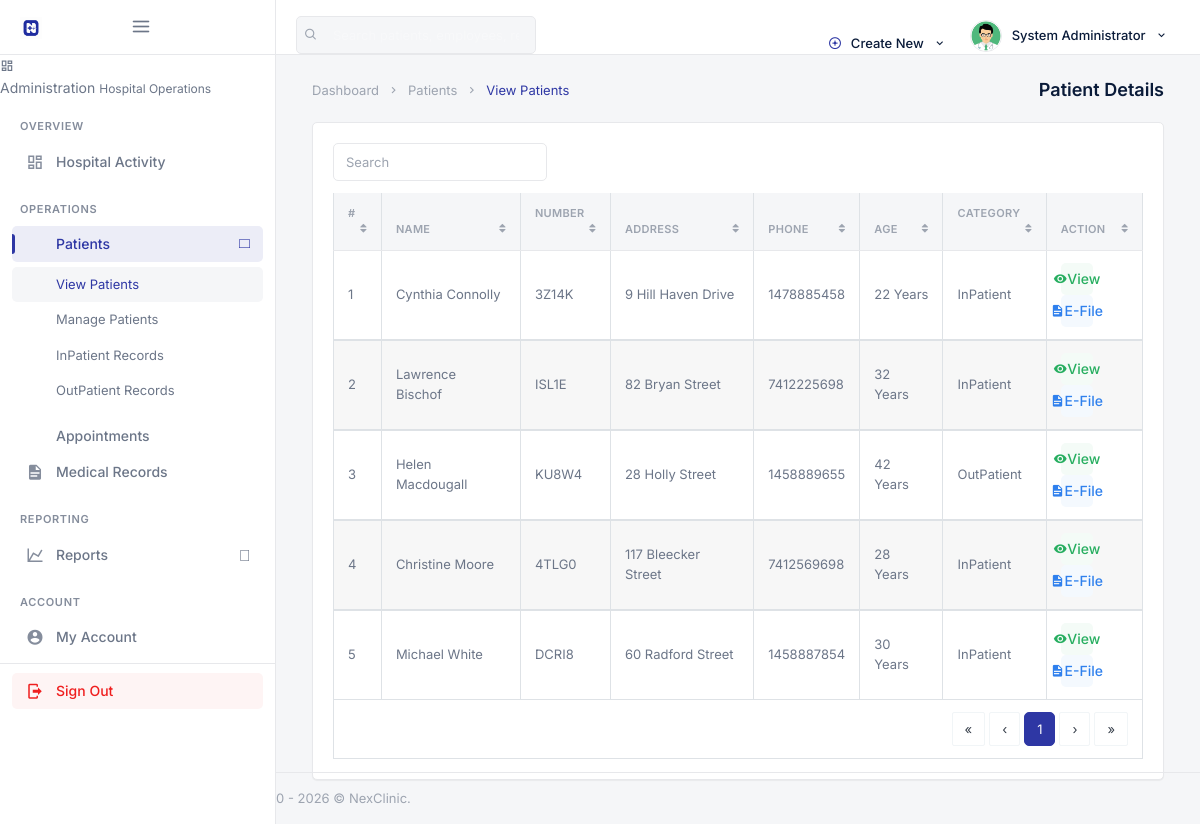
The page /backend/admin/clinical/his_admin_view_patients.php (signed in) on the database its author committed.
### tables this page shows
CREATE TABLE `his_admin` (
  `ad_id` int(20) NOT NULL,
  `ad_fname` varchar(200) DEFAULT NULL,
  `ad_lname` varchar(200) DEFAULT NULL,
  `ad_email` varchar(200) DEFAULT NULL,
  `ad_pwd` varchar(200) DEFAULT NULL,
  `ad_dpic` varchar(200) DEFAULT NULL
);

CREATE TABLE `his_patients` (
  `pat_id` int(20) NOT NULL,
  `registered_by` int(20) DEFAULT NULL,
  `pat_fname` varchar(200) DEFAULT NULL,
  `pat_lname` varchar(200) DEFAULT NULL,
  `pat_sex` varchar(20) DEFAULT NULL,
  `pat_marital_status` varchar(40) DEFAULT NULL,
  `pat_religion` varchar(80) DEFAULT NULL,
  `pat_reg_hour` time DEFAULT NULL,
  `pat_dob` varchar(200) DEFAULT NULL,
  `pat_age` varchar(200) DEFAULT NULL,
  `pat_number` varchar(200) DEFAULT NULL,
  `efile_uuid` char(36) DEFAULT NULL,
  `pat_addr` varchar(200) DEFAULT NULL,
  `pat_village` varchar(200) DEFAULT NULL,
  `pat_division` varchar(200) DEFAULT NULL,
  `pat_subdivision` varchar(200) DEFAULT NULL,
  `pat_blood_group` varchar(10) DEFAULT NULL,
  `pat_phone` varchar(200) DEFAULT NULL,
  `pat_email` varchar(200) DEFAULT NULL,
  `pat_emergency_name` varchar(200) DEFAULT NULL,
  `pat_emergency_phone` varchar(40) DEFAULT NULL,
  `pat_type` varchar(200) DEFAULT NULL,
  `pat_date_joined` timestamp(6) NOT NULL DEFAULT CURRENT_TIMESTAMP(6) ON UPDATE CURRENT_TIMESTAMP(6),
  `pat_ailment` varchar(200) DEFAULT NULL,
  `pat_discharge_status` varchar(200) DEFAULT NULL
);

### backend/assets/inc/nex_paths.php (called while the page is built, shortened)
<?php
function nex_admin_base() {
    return isset($GLOBALS['nex_admin_base']) ? (string) $GLOBALS['nex_admin_base'] : '';
}
function nex_admin_url($path) {
    $path = ltrim((string) $path, '/');
    return nex_admin_base() . $path;
}

### backend/security.php (called while the page is built, shortened)
<?php
function escape_output($string) {
    return htmlspecialchars((string) $string, ENT_QUOTES, 'UTF-8');
}

### backend/admin/clinical/his_admin_view_patients.php (the view, shortened to what this page needs)
<?php
require __DIR__ . '/../_init.php';
?>
<!DOCTYPE html>
<html lang="en">
<?php include __DIR__ . '/../assets/inc/head.php';?>
    <body>
        <div id="wrapper">
                <?php include __DIR__ . '/../assets/inc/nav.php';?>
                <?php include __DIR__ . '/../assets/inc/sidebar.php';?>
            <div class="content-page">
                <div class="content">
                    <div class="container-fluid">
                        <div class="row">
                            <div class="col-12">
                                <div class="page-title-box">
                                    <div class="page-title-right">
                                        <ol class="breadcrumb m-0">
                                            <li class="breadcrumb-item"><a href="javascript: void(0);">Dashboard</a></li>
                                            <li class="breadcrumb-item"><a href="javascript: void(0);">Patients</a></li>
                                            <li class="breadcrumb-item active">View Patients</li>
                                        </ol>
                                    </div>
                                    <h4 class="page-title">Patient Details</h4>
                                </div>
                            </div>
                        </div>
                        <div class="row">
                            <div class="col-12">
                                <div class="card-box">
                                    <div class="mb-2">
                                        <div class="row">
                                            <div class="col-12 text-sm-center form-inline" >
                                                <div class="form-group">
                                                    <input id="demo-foo-search" type="text" placeholder="Search" class="form-control form-control-sm" autocomplete="on">
                                                </div>
                                            </div>
                                        </div>
                                    </div>
                                    <div class="table-responsive">
                                        <table id="demo-foo-filtering" class="table table-bordered toggle-circle mb-0" data-page-size="7">
                                            <thead>
                                            <tr>
                                                <th>#</th>
                                                <th data-toggle="true">Name</th>
                                                <th data-hide="phone">Number</th>
                                                <th data-hide="phone">Address</th>
                                                <th data-hide="phone">Phone</th>
                                                <th data-hide="phone">Age</th>
                                                <th data-hide="phone">Category</th>
                                                <th data-hide="phone">Action</th>
                                            </tr>
                                            </thead>
                                            <?php
                                                $ret="SELECT * FROM  his_patients ORDER BY RAND() ";
                                                $stmt= $mysqli->prepare($ret) ;
                                                $stmt->execute() ;
                                                $res=$stmt->get_result();
                                                $cnt=1;
                                                while($row=$res->fetch_object())
                                                {
                                            ?>
                                                <tbody>
                                                <tr>
                                                    <td><?php echo escape_output($cnt); ?></td>
                                                    <td><?php echo escape_output($row->pat_fname); ?> <?php echo escape_output($row->pat_lname); ?></td>
                                                    <td><?php echo escape_output($row->pat_number); ?></td>
                                                    <td><?php echo escape_output($row->pat_addr); ?></td>
                                                    <td><?php echo escape_output($row->pat_phone); ?></td>
                                                    <td><?php echo escape_output($row->pat_age); ?> Years</td>
                                                    <td><?php echo escape_output($row->pat_type); ?></td>
                                                    <td>
                                                        <a href="his_admin_view_single_patient.php?pat_id=<?php echo escape_output($row->pat_id); ?>&&pat_number=<?php echo escape_output($row->pat_number); ?>" class="badge badge-success"><i class="mdi mdi-eye"></i> View</a>
                                                        <a href="his_admin_efile_single_patient.php?pat_id=<?php echo escape_output($row->pat_id); ?>" class="badge badge-info"><i class="mdi mdi-file-document"></i> E-File</a>
                                                    </td>
                                                </tr>
                                                </tbody>
                                            <?php  $cnt = $cnt +1 ; }?>
                                            <tfoot>
                                            <tr class="active">
                                                <td colspan="8">
                                                    <div class="text-right">
                                                        <ul class="pagination pagination-rounded justify-content-end footable-pagination m-t-10 mb-0"></ul>
                                                    </div>
                                                </td>
                                            </tr>
                                            </tfoot>
                                        </table>
                                    </div>
                                </div>
                            </div>
                        </div>
                    </div>
                </div>
                 <?php include __DIR__ . '/../assets/inc/footer.php';?>
            </div>
        </div>
    </body>
</html>

### backend/admin/assets/inc/nav.php (shortened to what this page needs)
<?php
    $aid=$_SESSION['ad_id'];
    $ret="select * from his_admin where ad_id=?";
    $stmt= $mysqli->prepare($ret);
    $stmt->bind_param('i',$aid);
    $stmt->execute();
    $res=$stmt->get_result();
    while($row=$res->fetch_object())
    {
?>
    <div class="navbar-custom">
        <ul class="list-unstyled topnav-menu topnav-menu-left m-0">
            <li class="d-none d-lg-block">
                <form class="app-search" autocomplete="off">
                    <div class="app-search-box">
                        <button class="btn" type="button"><i class="fe-search"></i></button>
                        <input type="text" class="form-control" placeholder="Search patients, employees, records…">
                    </div>
                </form>
            </li>
        </ul>
        <div class="logo-box bg-black">
            <a href="<?php echo escape_output(nex_admin_url('his_admin_dashboard.php')); ?>" class="logo text-center">
                <span class="logo-lg">
                    <img src="<?php echo escape_output(nex_admin_url('assets/images/logo-dark.png')); ?>" alt="NexClinic" height="22">
                    <span class="ml-1 text-white font-weight-bold" style="font-size:14px;letter-spacing:-0.02em;">NexClinic</span>
                </span>
            </a>
            <button class="button-menu-mobile">
                <i class="fe-menu"></i>
            </button>
        </div>
        <ul class="list-unstyled topnav-menu float-right mb-0">
            <li class="dropdown notification-list d-none d-lg-block">
                <a class="nav-link dropdown-toggle waves-effect waves-light" data-toggle="dropdown" href="#" role="button" aria-haspopup="false" aria-expanded="false">
                    <i class="fe-plus-circle mr-1" style="color: var(--hms-primary);"></i>
                    Create New
                    <i class="mdi mdi-chevron-down ml-1"></i>
                </a>
            </li>
            <li class="dropdown notification-list">
                <a class="nav-link dropdown-toggle nav-user mr-0 waves-effect waves-light" data-toggle="dropdown" href="#" role="button" aria-haspopup="false" aria-expanded="false">
                    <img src="<?php echo escape_output(nex_admin_url('assets/images/users/' . $row->ad_dpic)); ?>" alt="User" class="rounded-circle">
                    <span class="pro-user-name ml-1 d-none d-lg-inline">
                        <?php echo escape_output($row->ad_fname); ?> <?php echo escape_output($row->ad_lname); ?>
                        <i class="mdi mdi-chevron-down ml-1"></i>
                    </span>
                </a>
            </li>
        </ul>
    </div>
<?php }?>

### rows shown on the page
his_admin: ad_dpic (picture), ad_fname "System", ad_lname "Administrator"
his_patients: pat_fname "Cynthia", pat_lname "Connolly", pat_number "3Z14K", pat_addr "9 Hill Haven Drive", pat_phone "1478885458", pat_age "22", pat_type "InPatient"
his_patients: cnt "2", pat_fname "Lawrence", pat_lname "Bischof", pat_number "ISL1E", pat_addr "82 Bryan Street", pat_phone "7412225698", pat_age "32", pat_type "InPatient"
his_patients: cnt "3", pat_fname "Helen", pat_lname "Macdougall", pat_number "KU8W4", pat_addr "28 Holly Street", pat_phone "1458889655", pat_age "42", pat_type "OutPatient"
his_patients: cnt "4", pat_fname "Christine", pat_lname "Moore", pat_number "4TLG0", pat_addr "117 Bleecker Street", pat_phone "7412569698", pat_age "28", pat_type "InPatient"
his_patients: cnt "5", pat_fname "Michael", pat_lname "White", pat_number "DCRI8", pat_addr "60 Radford Street", pat_phone "1458887854", pat_age "30", pat_type "InPatient"

### other values the page prints
escape_output($nex_ws_meta['label']) "Administration"
escape_output($nex_ws_meta['tagline']) "Hospital Operations"
escape_output($section['title']) "OVERVIEW"
escape_output($item['label']) "Hospital Activity"
escape_output($section['title']) "OPERATIONS"
escape_output($item['label']) "Patients"
escape_output($child['label']) "View Patients"
escape_output($child['label']) "Manage Patients"
escape_output($child['label']) "InPatient Records"
escape_output($child['label']) "OutPatient Records"
escape_output($item['label']) "Appointments"
escape_output($item['label']) "Medical Records"
escape_output($section['title']) "REPORTING"
escape_output($item['label']) "Reports"
escape_output($section['title']) "ACCOUNT"
